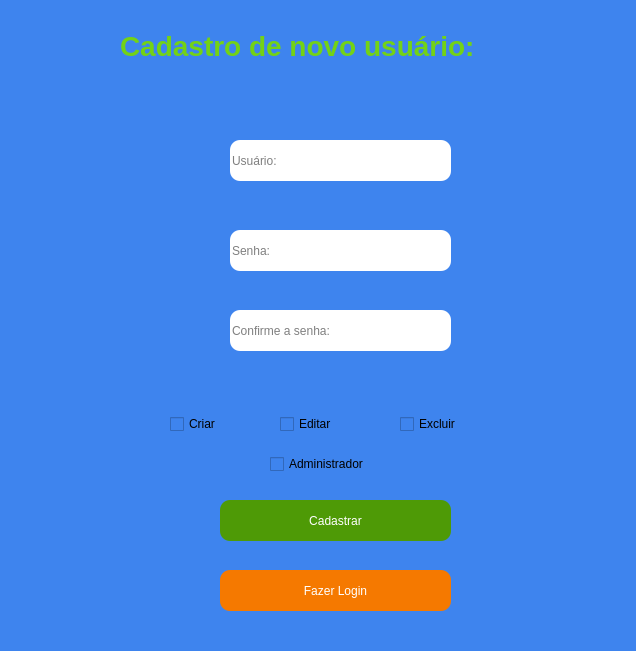
<?xml version="1.0" encoding="UTF-8"?>
<ui version="4.0">
 <class>MainWindow</class>
 <widget class="QMainWindow" name="MainWindow">
  <property name="geometry">
   <rect>
    <x>0</x>
    <y>0</y>
    <width>636</width>
    <height>651</height>
   </rect>
  </property>
  <property name="windowTitle">
   <string>Tela de cadastro</string>
  </property>
  <property name="styleSheet">
   <string notr="true">background-color: rgb(62, 132, 238);</string>
  </property>
  <widget class="QWidget" name="centralwidget">
   <widget class="QLineEdit" name="InputUsuario">
    <property name="geometry">
     <rect>
      <x>230</x>
      <y>140</y>
      <width>221</width>
      <height>41</height>
     </rect>
    </property>
    <property name="styleSheet">
     <string notr="true">background-color: rgb(255, 255, 255);
border-radius: 10px;
border-color: rgb(0,0,0);</string>
    </property>
    <property name="placeholderText">
     <string>Usuário:</string>
    </property>
   </widget>
   <widget class="QLineEdit" name="InputSenha">
    <property name="geometry">
     <rect>
      <x>230</x>
      <y>230</y>
      <width>221</width>
      <height>41</height>
     </rect>
    </property>
    <property name="styleSheet">
     <string notr="true">background-color: rgb(255, 255, 255);
border-radius: 10px;
border-color: rgb(0,0,0);</string>
    </property>
    <property name="inputMask">
     <string/>
    </property>
    <property name="echoMode">
     <enum>QLineEdit::Password</enum>
    </property>
    <property name="placeholderText">
     <string>Senha:</string>
    </property>
   </widget>
   <widget class="QPushButton" name="BtnCadastrar">
    <property name="geometry">
     <rect>
      <x>220</x>
      <y>500</y>
      <width>231</width>
      <height>41</height>
     </rect>
    </property>
    <property name="styleSheet">
     <string notr="true">background-color:rgb(78, 154, 6);
color: rgb(255, 255, 255);
border-radius: 10px;</string>
    </property>
    <property name="text">
     <string>Cadastrar</string>
    </property>
   </widget>
   <widget class="QLabel" name="IconeUsuario">
    <property name="geometry">
     <rect>
      <x>140</x>
      <y>120</y>
      <width>71</width>
      <height>81</height>
     </rect>
    </property>
    <property name="text">
     <string/>
    </property>
    <property name="pixmap">
     <pixmap>../GIT/HELLLO_WORLD/icone_usuario.png</pixmap>
    </property>
   </widget>
   <widget class="QLabel" name="IconeSenha">
    <property name="geometry">
     <rect>
      <x>140</x>
      <y>210</y>
      <width>71</width>
      <height>81</height>
     </rect>
    </property>
    <property name="text">
     <string/>
    </property>
    <property name="pixmap">
     <pixmap>../GIT/HELLLO_WORLD/icone_senha.png</pixmap>
    </property>
   </widget>
   <widget class="QPushButton" name="BtnLogin">
    <property name="geometry">
     <rect>
      <x>220</x>
      <y>570</y>
      <width>231</width>
      <height>41</height>
     </rect>
    </property>
    <property name="styleSheet">
     <string notr="true">color: rgb(255, 255, 255);
background-color: rgb(245, 121, 0);
border-radius: 10px;</string>
    </property>
    <property name="text">
     <string>Fazer Login</string>
    </property>
   </widget>
   <widget class="QLabel" name="label">
    <property name="geometry">
     <rect>
      <x>120</x>
      <y>20</y>
      <width>481</width>
      <height>51</height>
     </rect>
    </property>
    <property name="font">
     <font>
      <pointsize>21</pointsize>
      <weight>75</weight>
      <bold>true</bold>
     </font>
    </property>
    <property name="styleSheet">
     <string notr="true">color: rgb(115, 210, 22);</string>
    </property>
    <property name="text">
     <string>Cadastro de novo usuário:</string>
    </property>
   </widget>
   <widget class="QLineEdit" name="InputConfirmar">
    <property name="geometry">
     <rect>
      <x>230</x>
      <y>310</y>
      <width>221</width>
      <height>41</height>
     </rect>
    </property>
    <property name="styleSheet">
     <string notr="true">background-color: rgb(255, 255, 255);
border-radius: 10px;
border-color: rgb(0,0,0);</string>
    </property>
    <property name="inputMask">
     <string/>
    </property>
    <property name="echoMode">
     <enum>QLineEdit::Password</enum>
    </property>
    <property name="placeholderText">
     <string>Confirme a senha:</string>
    </property>
   </widget>
   <widget class="QLabel" name="IconeSenha_2">
    <property name="geometry">
     <rect>
      <x>140</x>
      <y>290</y>
      <width>71</width>
      <height>81</height>
     </rect>
    </property>
    <property name="text">
     <string/>
    </property>
    <property name="pixmap">
     <pixmap>../GIT/HELLLO_WORLD/icone_senha.png</pixmap>
    </property>
   </widget>
   <widget class="QCheckBox" name="CbCriar">
    <property name="geometry">
     <rect>
      <x>170</x>
      <y>410</y>
      <width>110</width>
      <height>28</height>
     </rect>
    </property>
    <property name="text">
     <string>Criar</string>
    </property>
   </widget>
   <widget class="QCheckBox" name="CbEditar">
    <property name="geometry">
     <rect>
      <x>280</x>
      <y>410</y>
      <width>110</width>
      <height>28</height>
     </rect>
    </property>
    <property name="text">
     <string>Editar</string>
    </property>
   </widget>
   <widget class="QCheckBox" name="CbExcluir">
    <property name="geometry">
     <rect>
      <x>400</x>
      <y>410</y>
      <width>110</width>
      <height>28</height>
     </rect>
    </property>
    <property name="text">
     <string>Excluir</string>
    </property>
   </widget>
   <widget class="QCheckBox" name="CbRoot">
    <property name="geometry">
     <rect>
      <x>270</x>
      <y>450</y>
      <width>161</width>
      <height>28</height>
     </rect>
    </property>
    <property name="text">
     <string>Administrador</string>
    </property>
   </widget>
  </widget>
 </widget>
 <tabstops>
  <tabstop>InputUsuario</tabstop>
  <tabstop>InputSenha</tabstop>
  <tabstop>InputConfirmar</tabstop>
  <tabstop>BtnCadastrar</tabstop>
  <tabstop>BtnLogin</tabstop>
 </tabstops>
 <resources/>
 <connections/>
</ui>
